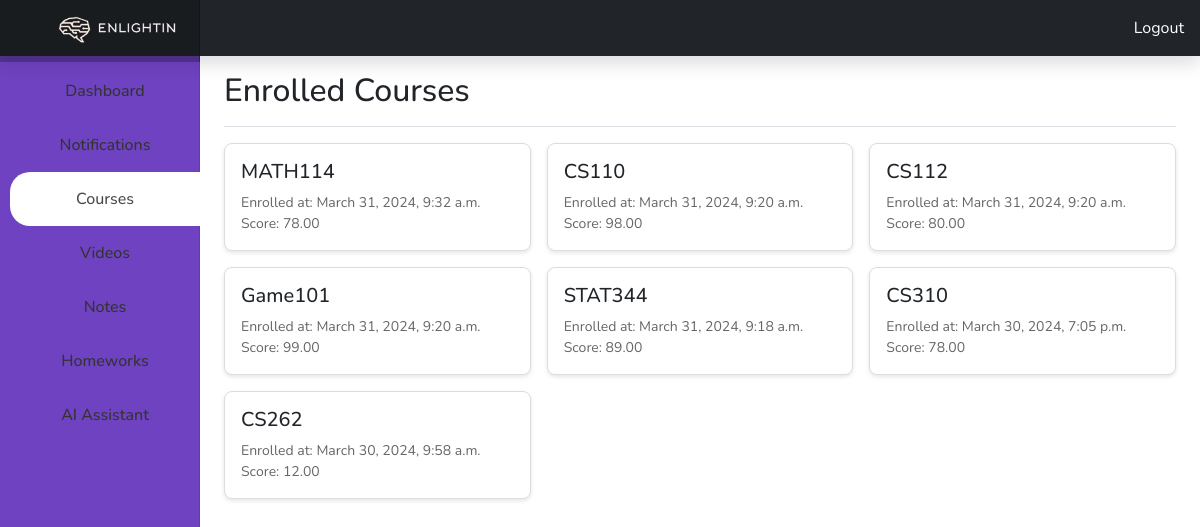
The page /dashboard/courses (signed in) on the database its author committed.
### Simple_LMS/models.py (models this page shows, shortened)
class Enrollment(Model):
    student = models.ForeignKey(User, related_name="enrolls", on_delete=models.CASCADE)
    course = models.ForeignKey(Course, related_name="enrolls", on_delete=models.CASCADE)
    timestamp = models.DateTimeField(auto_now_add=True)
    score = models.DecimalField(max_digits=4, decimal_places=2)

class Course(Model):
    name = models.CharField(max_length=50)
    is_active = models.BooleanField(default=True)

### Simple_LMS/views.py (the view)
# urls.py: path('dashboard/courses', views.CoursesPageView.as_view(), name='courses'),
class CoursesPageView(LoginRequiredMixin, TemplateView):
    login_url = 'login'
    template_name = 'courses.html'
    def get(self, request):
        enrolls = Enrollment.objects.prefetch_related('course')\
                                    .filter(student=request.user)\
                                    .order_by('-id')
        return render(request, self.template_name, {'enrolls': enrolls})

### templates/courses.html (shortened to what this page needs)
{% load static %}
<!DOCTYPE html>
<html lang="en">
<head>
    <link href="{% static 'assets/css/bootstrap.min.css' %}" rel="stylesheet"/>
    <link href="{% static 'css/dashboard.css' %}" rel="stylesheet"/>
</head>
<body>
    <header class="navbar navbar-dark sticky-top bg-dark flex-md-nowrap p-0 shadow">
        <a class="navbar-brand col-md-3 col-lg-2 me-0 px-3" href="/dashboard">
            <img src="{% static 'img/logo1.png' %}" alt="Logo" height="43">
        </a>
        <div class="navbar-nav">
            <div class="nav-item text-nowrap">
                <a class="nav-link px-3" href="/logout">Logout</a>
            </div>
        </div>
    </header>
<div class="container-fluid">
    <div class="row">
        {% include "sidebar.html" %}
        <main class="col-md-9 ms-sm-auto col-lg-10 px-md-4">
            <div
                    class="d-flex justify-content-between flex-wrap flex-md-nowrap align-items-center pt-3 pb-2 mb-3 border-bottom"
            >
                <h1 class="h2">Enrolled Courses</h1>
            </div>
            <div class="courses-grid">
                {% for enroll in enrolls %}
                    <div class="course-item">
                        <h4>{{ enroll.course.name }}</h4>
                        <div class="course-detail">Enrolled at: {{ enroll.timestamp }}</div>
                        <div class="course-detail">Score: {{ enroll.score }}</div>
                    </div>
                {% endfor %}
            </div>
        </main>
    </div>
</div>
</body>
</html>

### templates/sidebar.html (shortened to what this page needs)
<nav id="sidebarMenu" class="col-md-3 col-lg-2 d-md-block bg-purple sidebar collapse">
  <div class="position-sticky pt-3 sidebar-sticky">
    <ul class="nav flex-column">
      <li class="nav-item {% if request.resolver_match.url_name == 'dashboard' %}active{% endif %}">
        <a class="nav-link" href="{% url 'dashboard' %}">
          Dashboard
        </a>
      </li>
      <li class="nav-item {% if request.resolver_match.url_name == 'notifications' %}active{% endif %}">
        <a class="nav-link" href="{% url 'notifications' %}">
          Notifications
        </a>
      </li>
      <li class="nav-item {% if request.resolver_match.url_name == 'courses' %}active{% endif %}">
        <a class="nav-link" href="{% url 'courses' %}">
          Courses
        </a>
      </li>
      <li class="nav-item {% if request.resolver_match.url_name == 'videos' %}active{% endif %}">
        <a class="nav-link" href="{% url 'videos' %}">
          Videos
        </a>
      </li>
      <li class="nav-item {% if request.resolver_match.url_name == 'notes' %}active{% endif %}">
        <a class="nav-link" href="{% url 'notes' %}">
          Notes
        </a>
      </li>
      <li class="nav-item {% if request.resolver_match.url_name == 'homeworks' %}active{% endif %}">
        <a class="nav-link" href="{% url 'homeworks' %}">
          Homeworks
        </a>
      </li>
      <li class="nav-item">
        <a class="nav-link" href="{% url 'ai_assistant' %}">
            AI Assistant
        </a>
    </li>
    </ul>
  </div>
</nav>

### static/css/dashboard.css (style rules this page uses)
body { font-size: .875rem; }
.sidebar { position: fixed; top: 0; bottom: 0; left: 0; z-index: 100; padding: 48px 0 0; box-shadow: inset -1px 0 0 rgba(0, 0, 0, .1); }
.sidebar-sticky { height: calc(100vh - 48px); overflow-x: hidden; overflow-y: auto; }
.sidebar .nav-link { font-weight: 500; color: #333; }
.navbar-brand { padding-top: .75rem; padding-bottom: .75rem; background-color: rgba(0, 0, 0, .25); box-shadow: inset -1px 0 0 rgba(0, 0, 0, .25); }

### templates/courses.html (style rules this page uses)
.navbar-brand img { max-height: 200%; width: auto; object-fit: contain; }
.navbar { height: 56px; padding-top: 0; padding-bottom: 0; }
.navbar-brand { padding-top: 0px; padding-bottom: 0px; }
.courses-grid { display: grid; grid-template-columns: repeat(3, 1fr); gap: 1rem; margin: 1rem 0; }
.course-item { background-color: #fff; border: 1px solid #ddd; padding: 1rem; border-radius: 0.5rem; box-shadow: 0 2px 4px rgba(0,0,0,0.1); transition: transform 0.3s ease, box-shadow 0.3s ease; }
.course-item h4 { font-size: 1.25rem; margin-bottom: 0.5rem; }
.course-detail { font-size: 0.875rem; color: #666; }

### templates/sidebar.html (style rules this page uses)
body { font-family: "Nunito", sans-serif; }
.nav-item { position: relative; display: block; }
.nav-item a { position: relative; display: flex; flex-direction: row; align-items: center; justify-content: center; color: #fff; font-size: 1rem; padding: 15px 0; margin-left: 10px; border-top-left-radius: 20px; border-bottom-left-radius: 20px; color: #fff; }
.nav-item.active a { text-decoration: none; color: #000; background: rgb(254, 254, 254); }
.nav-item.active a { background-color: #ffffff; color: #4a4a4a; }
.bg-purple { background-color: #6f42c1; }
.nav-link { font-size: 1.4rem; color: #fff; padding: 10px 15px; }
.nav-item:hover .nav-link, .nav-item.active .nav-link { background-color: #ffffff; color: #4a4a4a; border-radius: 20px 0 0 20px; }
.position-sticky.pt-3.sidebar-sticky { top: 0; }
.sidebar-sticky { height: 100vh; padding-top: 20px; }

### rows shown on the page
Enrollment: course.name "MATH114", timestamp "March 31, 2024, 9:32 a.m.", score "78.00"
Enrollment: course.name "CS110", timestamp "March 31, 2024, 9:20 a.m.", score "98.00"
Enrollment: course.name "CS112", timestamp "March 31, 2024, 9:20 a.m.", score "80.00"
Enrollment: course.name "Game101", timestamp "March 31, 2024, 9:20 a.m.", score "99.00"
Enrollment: course.name "STAT344", timestamp "March 31, 2024, 9:18 a.m.", score "89.00"
Enrollment: course.name "CS310", timestamp "March 30, 2024, 7:05 p.m.", score "78.00"
Enrollment: course.name "CS262", timestamp "March 30, 2024, 9:58 a.m.", score "12.00"
